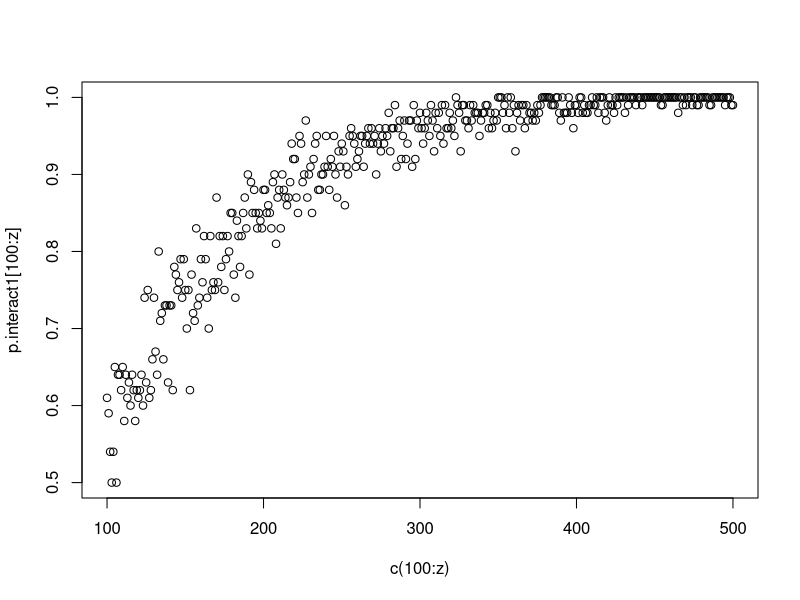
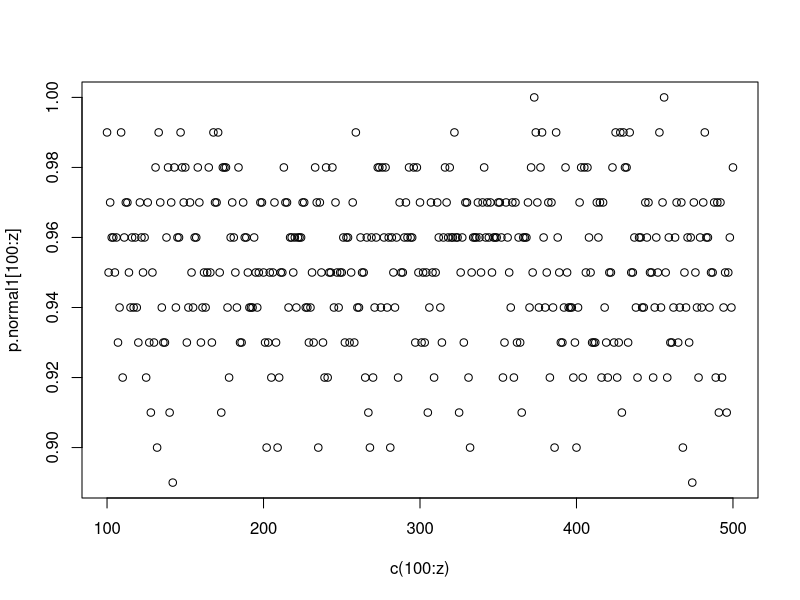

R code for these plots, in order: (Note: a time limit stopped this script after it produced the figures.)
## ---- chunk 1

case1 <- function(n){ 
 
  x_1 <- runif(n)
  x_2 <- rep(0,n)
  vector <- sample(1:n, n/2)
  x_2[vector] <- 5
  x_2[-vector] <- 10
  y <- 0.5*x_1 + 0.7*x_2 + 0.3*x_1*x_2

  y_1 <- y + rnorm(n)
  
  model1 <- lm(y_1~x_1*x_2)
  anova1 <- anova(model1)
  pvalue1 <- shapiro.test(rstandard(model1))$p.value
  pvalues1 <- c(anova1[[3,5]], pvalue1)
}

## ---- chunk 2

m <- 100
pvals1 <- 0

power1 <- function(n){
  pvals1 <- replicate(100, case1(n))
  count.pvals1 <- 0
    for(i in 1:100){
      if(pvals1[1,i]<0.05){ #check for interaction effects between x_1 and x_2
        count.pvals1 <- count.pvals1+1
      }
    }
  count.pvals2 <- 0
  for(i in 1:100){
    if(pvals1[2,i]>0.05){ #check for normality of the error term
      count.pvals2 <- count.pvals2+1
    }
  }
  power.pvals1 <- count.pvals1/100
  power.pvals2 <- count.pvals2/100
  c(power.pvals1, power.pvals2)
}

## ---- chunk 3

z <- 500

p.interact1 <- 0
p.normal1 <- 0
for(i in 100:z) {
  a1 <- 0
  a1 <- power1(i)
  p.interact1[i] <- a1[1]
  p.normal1[i] <- a1[2]
}
plot(p.interact1[100:z]~c(100:z))
plot(p.normal1[100:z]~c(100:z))

## ---- chunk 4

case2 <- function(n){ 
 
  x_1 <- runif(n)
  x_2 <- rep(0,n)
  vector <- sample(1:n, n/2)
  x_2[vector] <- 5
  x_2[-vector] <- 10
  y <- 0.5*x_1 + 0.7*x_2 + 0.3*x_1*x_2

  y_2 <- y + rcauchy(n,0,1)
  
  model2 <- lm(y_2~x_1*x_2)
  anova2 <- anova(model2)
  pvalue2 <- shapiro.test(rstandard(model2))$p.value
  pvalues2 <- c(anova2[[3,5]], pvalue2)
}


m <- 100
pvals2 <- 0

power2 <- function(n){
  pvals2 <- replicate(100, case2(n))
  count.pvals1.2 <- 0
    for(i in 1:100){
      if(pvals2[1,i]<0.05){ #check for interaction effects between x_1 and x_2
        count.pvals1.2 <- count.pvals1.2+1
      }
    }
  count.pvals2.2 <- 0
  for(i in 1:100){
    if(pvals2[2,i]>0.05){ #check for normality of the error term
      count.pvals2.2 <- count.pvals2.2+1
    }
  }
  power.pvals1.2 <- count.pvals1.2/100
  power.pvals2.2 <- count.pvals2.2/100
  c(power.pvals1.2, power.pvals2.2)
}

z <- 500

p.interact2 <- 0
p.normal2 <- 0
for(i in 100:z) {
  a2 <- 0
  a2 <- power2(i)
  p.interact2[i] <- a2[1]
  p.normal2[i] <- a2[2]
}
plot(p.interact2[100:z]~c(100:z))
plot(p.normal2[100:z]~c(100:z))

## ---- chunk 5

case3 <- function(n){ 
 
  x_1 <- runif(n)
  x_2 <- rep(0,n)
  vector <- sample(1:n, n/2)
  x_2[vector] <- 5
  x_2[-vector] <- 10
  y <- 0.5*x_1 + 0.7*x_2 + 0.3*x_1*x_2

  y_3 <- y + rnorm(n)*0.1
  
  model3 <- lm(y_3~x_1*x_2)
  anova3 <- anova(model3)
  pvalue3 <- shapiro.test(rstandard(model3))$p.value
  pvalues3 <- c(anova3[[3,5]], pvalue3)
}


m <- 100
pvals3 <- 0

power3 <- function(n){
  pvals3 <- replicate(100, case3(n))
  count.pvals1.3 <- 0
    for(i in 1:100){
      if(pvals3[1,i]<0.05){ #check for interaction effects between x_1 and x_2
        count.pvals1.3 <- count.pvals1.3+1
      }
    }
  count.pvals2.3 <- 0
  for(i in 1:100){
    if(pvals3[2,i]>0.05){ #check for normality of the error term
      count.pvals2.3 <- count.pvals2.3+1
    }
  }
  power.pvals1.3 <- count.pvals1.3/100
  power.pvals2.3 <- count.pvals2.3/100
  c(power.pvals1.3, power.pvals2.3)
}

z <- 500

p.interact3 <- 0
p.normal3 <- 0
for(i in 100:z) {
  a3 <- 0
  a3 <- power3(i)
  p.interact3[i] <- a3[1]
  p.normal3[i] <- a3[2]
}
plot(p.interact3[100:z]~c(100:z))
plot(p.normal3[100:z]~c(100:z))
